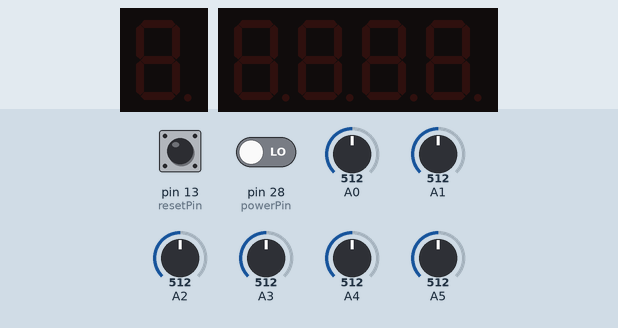
Recording of a sketch running on a simulated Arduino Mega 2560, built with avr-gcc and run on an emulated ATmega2560. On the bench: 1-digit seven-segment display, 4-digit seven-segment display. Wiring (inferred from the names in the program): 1-digit 7-segment display, segments lit when HIGH: segments pin 38, pin 39, pin 40, pin 41, pin 42, pin 43, pin 44. The test bench sets the inputs (shaded band); at power-on: pin 28 (powerPin) LOW, A0 = 512, A1 = 512, A2 = 512, pin 13 (resetPin) LOW, A3 = 512, A4 = 512, A5 = 512. The segment pins are drawn as the display they are named for; what the sketch prints to the serial monitor is not drawn.

Above: at 1.2 s.
1.3 s: pin 28 (powerPin) driven HIGH
At 2.1 s:
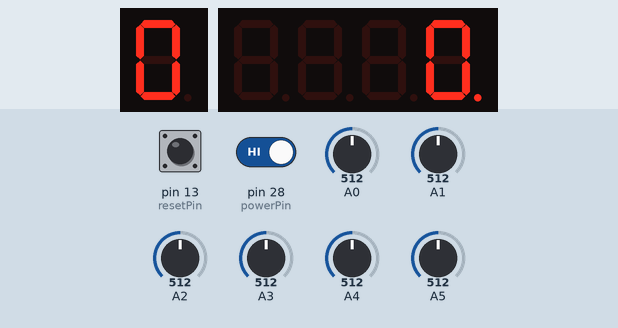
2.8 s: A0 set to 54
4.3 s: A0 set to 48
At 5.3 s:
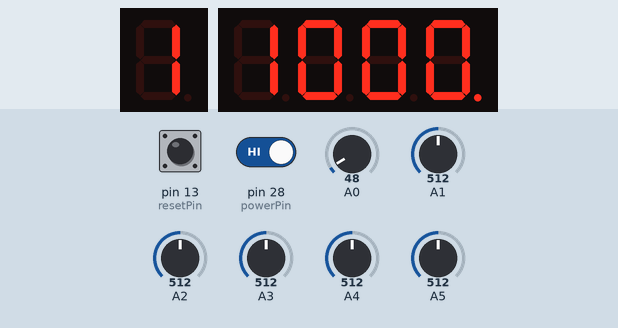
5.8 s: A1 set to 56
7.3 s: A1 set to 45
At 8.3 s:
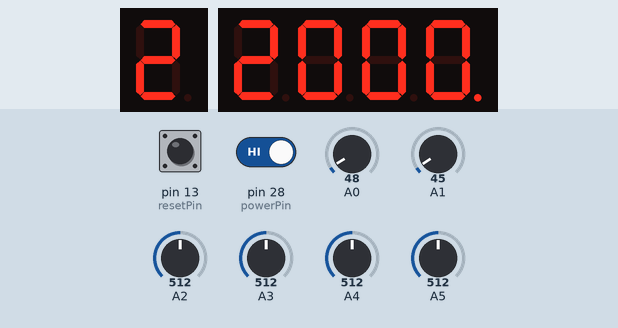
Timing chart, 0 to 7.8 s (numbered marks = the images above; inputs shaded):
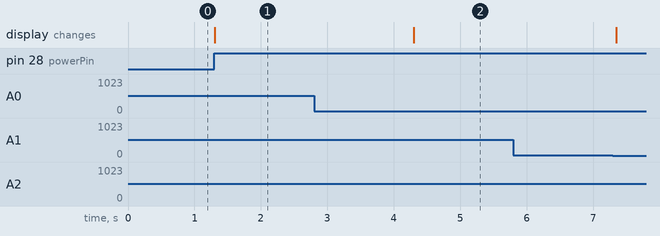

Measured:
- after the input at 1.3 s, the display: changes at once (image 1)
- after the input at 4.3 s, the display: changes at once (image 2)

The sketch:

functionalCodeFinal.ino
```cpp
//seven segment display library
#include <SevSeg.h>

//create object for the 4-digit display
SevSeg sevseg;

//initialize scoreboard
int totalPoints = 0;

//initialize ball count
int ballCount = 0;

//initialize ball counter pins for segments
int a = 38;
int b = 39;
int c = 40;
int d = 41;
int e = 42;
int f = 43;
int g = 44;

//photoresistor array for pins and scoring
int photoPins[] = { 0, 1, 2, 3, 4, 5 };
int points[] = { 1000, 1000, 500, 250, 100, 0 };

//array to hold "isCrossed" state for each photoresistor
bool isCrossed[6] = { false, false, false, false, false, false };

//reset button vars
int resetPin = 13;
bool prevReading = false;

//on/off button vars
int powerPin = 28;
bool prevPower = false;
bool currentPower = false;
int powerDebounce = 0;

//time between cross and when to read
unsigned long prevTime[6] = { 0, 0, 0, 0, 0, 0 };
unsigned long interval = 50;

//state var
int state = 0;
bool gameStarted = false;

void setup() {
  Serial.begin(9600);

  //segment pin initialization
  pinMode(a, OUTPUT);
  pinMode(b, OUTPUT);
  pinMode(c, OUTPUT);
  pinMode(d, OUTPUT);
  pinMode(e, OUTPUT);
  pinMode(f, OUTPUT);
  pinMode(g, OUTPUT);

  //initialize score display
  byte numDigits = 4;
  byte digitPins[] = { 2, 3, 4, 5 };
  byte segmentPins[] = { 6, 7, 8, 9, 10, 11, 12 };
  sevseg.begin(COMMON_CATHODE, numDigits, digitPins, segmentPins);
  sevseg.setBrightness(90);

  //initialize reset button
  pinMode(resetPin, INPUT);
  pinMode(powerPin, INPUT);
}

void loop() {
  handlePowerButton();
  stateMachine();
}

void stateMachine() {
  Serial.println(state);

  switch (state) {
    case 0:
      turnOffAllSegments();
      break;
    case 1:
      handleGameState();
      break;
  }
}

void handlePowerButton() {
  currentPower = digitalRead(powerPin);

  if (currentPower && !prevPower && millis() - powerDebounce > 200) {
    if (state == 0) {
      totalPoints = 0;
      ballCount = 0;
      sevseg.setNumber(0, 0);
      sevseg.refreshDisplay();
      state = 1;
      gameStarted = true;
    } else {
      state = 0;
      turnOffAllSegments();
      gameStarted = false;
    }
    powerDebounce = millis();
  }
  prevPower = currentPower;
}

void handleGameState() {

  if (gameStarted) {
    totalPoints = 0;
    ballCount = 0;
    sevseg.setNumber(0, 0);
    sevseg.refreshDisplay();
    gameStarted = false;
  }

  //handle points for all photo pins
  for (int i = 0; i < 6; i++) {
    handlePoints(photoPins[i], points[i], i);
  }

  //handle reset button
  handleResetButton();

  //display the score on the 4-digit display
  sevseg.setNumber(totalPoints, 0);
  sevseg.refreshDisplay();

  //display the ball count on the 1-digit display
  displayNumber(ballCount);
}


void turnOffAllSegments() {

  //turn off the 1-digit display
  digitalWrite(a, LOW);
  digitalWrite(b, LOW);
  digitalWrite(c, LOW);
  digitalWrite(d, LOW);
  digitalWrite(e, LOW);
  digitalWrite(f, LOW);
  digitalWrite(g, LOW);

  //clear 4-digit display
  sevseg.blank();
}

void displayNumber(int num) {
  //reset ball count at 9
  if (num > 9) {
    num = 0;
  }

  //segment patterns for 0-9
  byte segmentPatterns[10] = {
    0b00111111,  // 0
    0b00000110,  // 1
    0b01011011,  // 2
    0b01001111,  // 3
    0b01100110,  // 4
    0b01101101,  // 5
    0b01111101,  // 6
    0b00000111,  // 7
    0b01111111,  // 8
    0b01101111   // 9
  };

  byte pattern = segmentPatterns[num];

  //set each segment according to the pattern
  if (pattern & 0b00000001) {
    digitalWrite(a, HIGH);
  } else {
    digitalWrite(a, LOW);
  }

  if (pattern & 0b00000010) {
    digitalWrite(b, HIGH);
  } else {
    digitalWrite(b, LOW);
  }

  if (pattern & 0b00000100) {
    digitalWrite(c, HIGH);
  } else {
    digitalWrite(c, LOW);
  }

  if (pattern & 0b00001000) {
    digitalWrite(d, HIGH);
  } else {
    digitalWrite(d, LOW);
  }

  if (pattern & 0b00010000) {
    digitalWrite(e, HIGH);
  } else {
    digitalWrite(e, LOW);
  }

  if (pattern & 0b00100000) {
    digitalWrite(f, HIGH);
  } else {
    digitalWrite(f, LOW);
  }

  if (pattern & 0b01000000) {
    digitalWrite(g, HIGH);
  } else {
    digitalWrite(g, LOW);
  }
}

void handlePoints(int photoPin, int points, int index) {
  // read time
  unsigned long currentTime = millis();
  int photoRead;

  if (state == 0) return;

  if (currentTime - prevTime[index] >= interval) {
    // reset timer for this photo pin
    prevTime[index] = currentTime;

    // read sensor value
    photoRead = analogRead(photoPin);

    // determine if sensor is crossed
    if (photoRead <= 50 && !isCrossed[index]) {
      // add points and ball to displays
      isCrossed[index] = true;
      totalPoints += points;
      ballCount++;

      // reset ball count to 0 after reaching 9
      if (ballCount > 9) {
        ballCount = 0;
        totalPoints = 0;
      }
    }

    // check if the sensor is no longer triggered
    if (photoRead > 50) {
      isCrossed[index] = false;
    }
  }
}

void handleResetButton() {
  bool currentReading = digitalRead(resetPin);

  //check if the reset button is pressed
  if (currentReading && !prevReading) {
    //reset score and ball count
    totalPoints = 0;
    ballCount = 0;
    Serial.println("Score Reset");

    turnOffAllSegments();
  }

  //reset button state
  prevReading = currentReading;
}


/*
Within this code, I had aid from my good friend ChatGPT. I had help with the following code:

I asked for help with the one-digit seven segment display, as I could not use the library for both at the same time.
I added in the ball reset to the function and used what I was given since I had not had to use the display before.

Prompt: How would I write numbers 0-9 on a 7 segment, 1-digit display and cycle when a sensor is crossed?
Answer:

void displayNumber(int num) {

  //segment patterns for 0-9
  byte segmentPatterns[10] = {
    0b00111111,  // 0
    0b00000110,  // 1
    0b01011011,  // 2
    0b01001111,  // 3
    0b01100110,  // 4
    0b01101101,  // 5
    0b01111101,  // 6
    0b00000111,  // 7
    0b01111111,  // 8
    0b01101111   // 9
  };

  byte pattern = segmentPatterns[num];

  //set each segment according to the pattern
  if (pattern & 0b00000001) {
    digitalWrite(a, HIGH);
  } else {
    digitalWrite(a, LOW);
  }

  if (pattern & 0b00000010) {
    digitalWrite(b, HIGH);
  } else {
    digitalWrite(b, LOW);
  }

  if (pattern & 0b00000100) {
    digitalWrite(c, HIGH);
  } else {
    digitalWrite(c, LOW);
  }

  if (pattern & 0b00001000) {
    digitalWrite(d, HIGH);
  } else {
    digitalWrite(d, LOW);
  }

  if (pattern & 0b00010000) {
    digitalWrite(e, HIGH);
  } else {
    digitalWrite(e, LOW);
  }

  if (pattern & 0b00100000) {
    digitalWrite(f, HIGH);
  } else {
    digitalWrite(f, LOW);
  }

  if (pattern & 0b01000000) {
    digitalWrite(g, HIGH);
  } else {
    digitalWrite(g, LOW);
  }
}

I also had help initializing the 4-digit display for score
Prompt: How do I initialize a 7-segment, 4-digit display?
Answer (something along the lines):
  //initialize score display
  byte numDigits = 4;
  byte digitPins[] = { 2, 3, 4, 5 };
  byte segmentPins[] = { 6, 7, 8, 9, 10, 11, 12 };
  sevseg.begin(COMMON_CATHODE, numDigits, digitPins, segmentPins);
  sevseg.setBrightness(90);

I used the library online to understand the built in functions within the library

There is still some debugging to do but this is the code so far! I still have to add one for 4-digit display and one more button
*/
```
